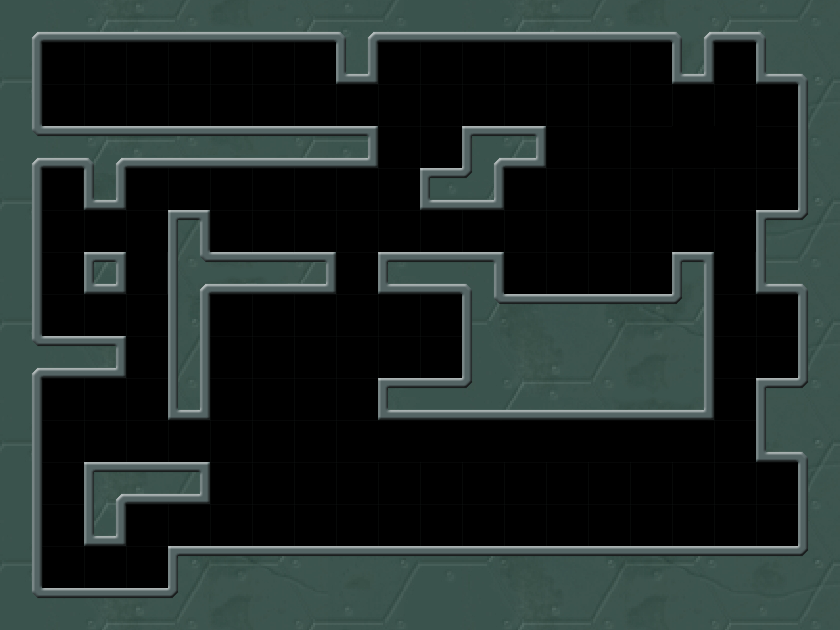

A level layout from a 2D game, rendered from its tile map. Below: a short description, then the map file with tile-grid data replaced by summaries:
An orthogonal 20x15 tile map with 42x42 px tiles, 1 tile layer (map) and 36 objects (9x nl, 4x emy_zhu, 4x dec_godeng, 3x dec_oneBox, 2x fnl, ...).

<map version="1.0" orientation="orthogonal" renderorder="right-down" width="20" height="15" tilewidth="42" tileheight="42" nextobjectid="37">
 <tileset firstgid="1" name="level10" tilewidth="42" tileheight="42">
  <image source="level10.png" width="840" height="630" />
  <tile id="21">
   <properties>
    <property name="tag" value="1" />
   </properties>
  </tile>
 </tileset>
 <layer name="map" width="20" height="15">
  <data>[300 cells, 300 non-empty, 154 distinct tile ids]</data>
 </layer>
 <objectgroup name="data">
  <object id="1" name="nl" x="378" y="420" width="42" height="42">
   <properties>
    <property name="dir" value="2" />
   </properties>
  </object>
  <object id="2" name="nl" x="420" y="420" width="42" height="42">
   <properties>
    <property name="dir" value="2" />
   </properties>
  </object>
  <object id="3" name="nl" x="462" y="420" width="42" height="42">
   <properties>
    <property name="dir" value="2" />
   </properties>
  </object>
  <object id="4" name="nl" x="504" y="420" width="42" height="42">
   <properties>
    <property name="dir" value="2" />
   </properties>
  </object>
  <object id="5" name="nl" x="546" y="420" width="42" height="42">
   <properties>
    <property name="dir" value="2" />
   </properties>
  </object>
  <object id="6" name="nl" x="588" y="420" width="42" height="42">
   <properties>
    <property name="dir" value="2" />
   </properties>
  </object>
  <object id="7" name="tnl" x="714" y="252" width="42" height="42">
   <properties>
    <property name="dir" value="2" />
   </properties>
  </object>
  <object id="8" name="fnl" x="672" y="126" width="42" height="42">
   <properties>
    <property name="dir" value="2" />
   </properties>
  </object>
  <object id="9" name="nl" x="42" y="168" width="42" height="42">
   <properties>
    <property name="dir" value="2" />
   </properties>
  </object>
  <object id="10" name="na" x="420" y="336" width="42" height="42" />
  <object id="11" name="wl" x="126" y="252" width="42" height="42" />
  <object id="12" name="nag" x="756" y="336" width="42" height="42">
   <properties>
    <property name="any" value="0" />
   </properties>
  </object>
  <object id="13" name="bt" x="504" y="504" width="42" height="42" />
  <object id="14" name="pt" x="378" y="42" width="42" height="42">
   <properties>
    <property name="dir" value="4" />
   </properties>
  </object>
  <object id="15" name="nl" x="672" y="420" width="42" height="42">
   <properties>
    <property name="dir" value="2" />
   </properties>
  </object>
  <object id="16" name="nl" x="630" y="420" width="42" height="42">
   <properties>
    <property name="dir" value="2" />
   </properties>
  </object>
  <object id="17" name="fnl" x="714" y="126" width="42" height="42">
   <properties>
    <property name="dir" value="2" />
   </properties>
  </object>
  <object id="18" name="pt" x="756" y="504" width="42" height="42">
   <properties>
    <property name="dir" value="3" />
   </properties>
  </object>
  <object id="19" name="dec_oneBox" x="420" y="210" width="42" height="42">
   <properties>
    <property name="any" value="0" />
    <property name="flipX" value="1" />
   </properties>
  </object>
  <object id="20" name="dec_oneBox" x="462" y="84" width="42" height="42">
   <properties>
    <property name="any" value="0" />
    <property name="flipX" value="1" />
   </properties>
  </object>
  <object id="21" name="dec_oneBox" x="126" y="420" width="42" height="42">
   <properties>
    <property name="any" value="0" />
    <property name="flipX" value="1" />
   </properties>
  </object>
  <object id="22" name="dec_oneDoor" x="252" y="504" width="42" height="42">
   <properties>
    <property name="any" value="0" />
    <property name="flipX" value="1" />
   </properties>
  </object>
  <object id="23" name="dec_oneDoor" x="672" y="504" width="42" height="42">
   <properties>
    <property name="any" value="0" />
   </properties>
  </object>
  <object id="24" name="dec_book" x="252" y="84" width="42" height="42">
   <properties>
    <property name="any" value="0" />
   </properties>
  </object>
  <object id="25" name="emy_zhu" x="42" y="84" width="42" height="42">
   <properties>
    <property name="flipX" value="1" />
    <property name="max" value="8" />
    <property name="min" value="1" />
    <property name="speed" value="1" />
   </properties>
  </object>
  <object id="26" name="emy_zhu" x="84" y="84" width="42" height="42">
   <properties>
    <property name="flipX" value="1" />
    <property name="max" value="8" />
    <property name="min" value="1" />
    <property name="speed" value="1" />
   </properties>
  </object>
  <object id="27" name="emy_zhu" x="42" y="294" width="42" height="42">
   <properties>
    <property name="flipX" value="1" />
    <property name="max" value="8" />
    <property name="min" value="1" />
   </properties>
  </object>
  <object id="28" name="emy_zhu" x="252" y="210" width="42" height="42">
   <properties>
    <property name="flipX" value="1" />
    <property name="max" value="8" />
    <property name="min" value="1" />
   </properties>
  </object>
  <object id="29" name="emy_niao" x="630" y="42" width="42" height="42">
   <properties>
    <property name="fly" value="1" />
    <property name="max" value="6" />
    <property name="min" value="1" />
    <property name="speed" value="1" />
   </properties>
  </object>
  <object id="30" name="emy_niao" x="42" y="546" width="42" height="42">
   <properties>
    <property name="flipX" value="1" />
    <property name="fly" value="1" />
    <property name="max" value="13" />
    <property name="min" value="9" />
    <property name="speed" value="1" />
   </properties>
  </object>
  <object id="31" name="dec_badeng" x="84" y="378" width="42" height="42">
   <properties>
    <property name="any" value="1" />
   </properties>
  </object>
  <object id="32" name="dec_badeng" x="756" y="294" width="42" height="42">
   <properties>
    <property name="any" value="1" />
   </properties>
  </object>
  <object id="33" name="dec_godeng" x="84" y="42" width="42" height="42">
   <properties>
    <property name="any" value="1" />
   </properties>
  </object>
  <object id="34" name="dec_godeng" x="252" y="42" width="42" height="42">
   <properties>
    <property name="any" value="1" />
   </properties>
  </object>
  <object id="35" name="dec_godeng" x="462" y="42" width="42" height="42">
   <properties>
    <property name="any" value="1" />
   </properties>
  </object>
  <object id="36" name="dec_godeng" x="420" y="294" width="42" height="42">
   <properties>
    <property name="any" value="1" />
   </properties>
  </object>
 </objectgroup>
</map>
